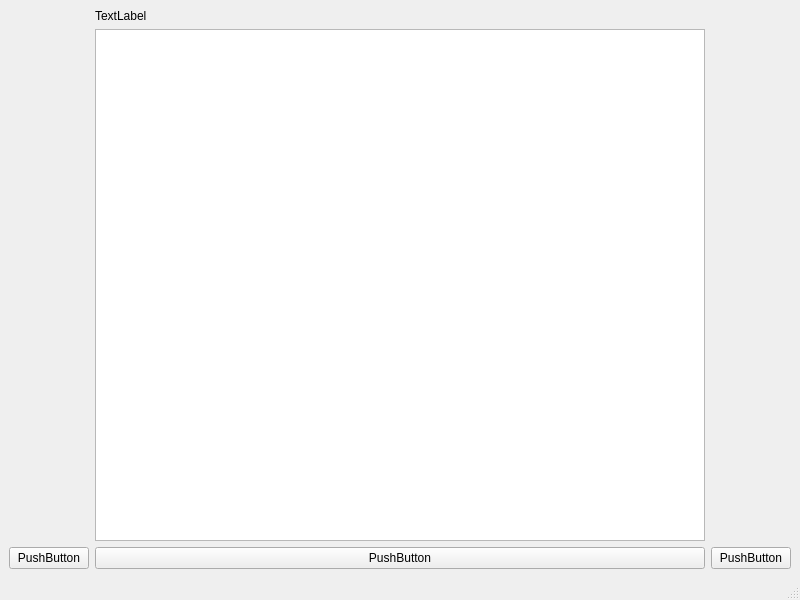
<?xml version="1.0" encoding="UTF-8"?>
<ui version="4.0">
 <class>MainWindow</class>
 <widget class="QMainWindow" name="MainWindow">
  <property name="geometry">
   <rect>
    <x>0</x>
    <y>0</y>
    <width>800</width>
    <height>600</height>
   </rect>
  </property>
  <property name="windowTitle">
   <string>MainWindow</string>
  </property>
  <widget class="QWidget" name="centralwidget">
   <layout class="QGridLayout" name="gridLayout">
    <item row="2" column="3">
     <widget class="QPushButton" name="pb_lap">
      <property name="text">
       <string>PushButton</string>
      </property>
     </widget>
    </item>
    <item row="2" column="1">
     <widget class="QPushButton" name="pb_clear">
      <property name="text">
       <string>PushButton</string>
      </property>
     </widget>
    </item>
    <item row="2" column="2">
     <widget class="QPushButton" name="pb_startStop">
      <property name="text">
       <string>PushButton</string>
      </property>
     </widget>
    </item>
    <item row="1" column="2">
     <widget class="QTextEdit" name="te_time"/>
    </item>
    <item row="0" column="2">
     <widget class="QLabel" name="l_time">
      <property name="text">
       <string>TextLabel</string>
      </property>
     </widget>
    </item>
   </layout>
  </widget>
  <widget class="QMenuBar" name="menubar">
   <property name="geometry">
    <rect>
     <x>0</x>
     <y>0</y>
     <width>800</width>
     <height>17</height>
    </rect>
   </property>
  </widget>
  <widget class="QStatusBar" name="statusbar"/>
 </widget>
 <resources/>
 <connections/>
</ui>
